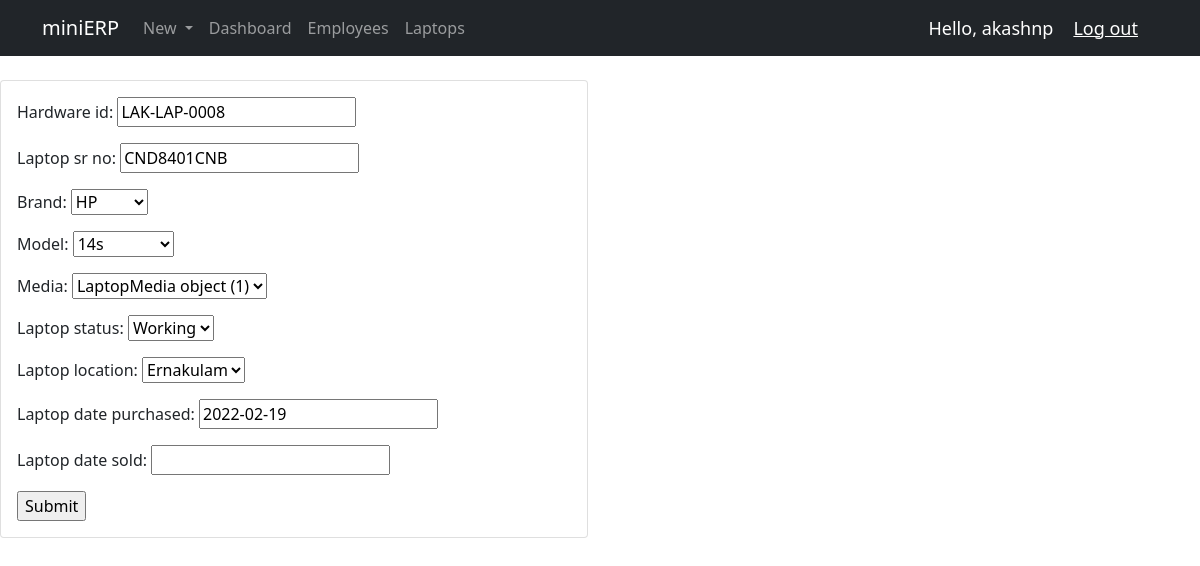
Before: /laptop_edit/22 (signed in) with the older database file.
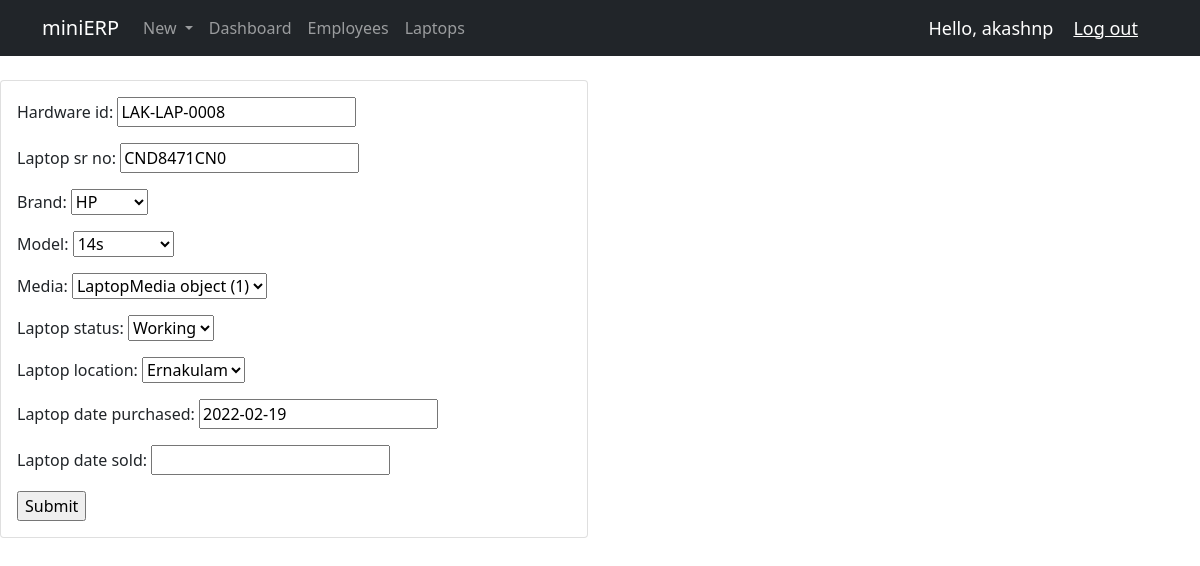
After: the same page with the newer database file.
### hardware/models.py (models this page shows, shortened)
class Laptop(models.Model):
    LAPTOP_STATUSES = (
        ('Working', 'Working'),
        ('Repair', 'Repair'),
        ('Replace', 'Replace'),
    )
    id = models.AutoField(primary_key=True, editable=False)
    hardware_id = models.CharField(max_length=50, null=True, default=None, blank=True, unique=True)
    laptop_sr_no = models.CharField(max_length=100, unique=True)
    brand = models.ForeignKey(LaptopBrand, null=True, on_delete=models.SET_NULL)
    model = models.ForeignKey(LaptopModel, null=True, on_delete=models.SET_NULL)
    media = models.ForeignKey(LaptopMedia, null=True, on_delete=models.SET_NULL)
    laptop_status = models.CharField(max_length=20, null=True, choices=LAPTOP_STATUSES)
    laptop_location = models.ForeignKey(Location, null=True, blank=False, on_delete=models.SET_NULL)
    laptop_date_purchased = models.DateField(null=True)
    laptop_date_sold = models.DateField(null=True, blank=True)
    laptop_date_created = models.DateField(auto_now_add=True)
    history = HistoricalRecords()

### hardware/decorators.py (the view)
        def wrapper_func(request, *args, **kwargs):
            group = None
            if request.user.groups.exists():
                group = request.user.groups.all()[0].name
            if group in allowed_roles:
                return view_func(request, *args, **kwargs)
            else:
                return HttpResponse("You are not authorized to view this page!")

### hardware/forms.py
class LaptopForm(ModelForm):
    class Meta:
        model = Laptop
        fields = '__all__'
        widgets = {
            'laptop_date_purchased': DateInput(),
            'laptop_date_sold': DateInput()
        }

### hardware/models.py (called while the page is built)
    def __str__(self):
        return self.location

    def __str__(self):
        return self.brand_name

    def __str__(self):
        return self.model_name

### hardware/views.py (called while the page is built)
@login_required(login_url='login')
@allowed_users(allowed_roles=['admin'])
def laptop_edit(request, pk):
    laptop = Laptop.objects.get(id=pk)
    form = LaptopForm(instance=laptop)
    if request.method == 'POST':
        form = LaptopForm(request.POST, instance=laptop)
        if form.is_valid():
            form.save()
            return redirect('/dash_laptops')
    context = {'form':form}
    return render(request, 'hardware/laptop_add.html', context)

### hardware/templates/hardware/laptop_add.html (shortened to what this page needs)
{% extends 'hardware/main.html' %}
{% block content %}
<div class="row">
    <div class="col-md-6">
        <div class="card card-body">
            <form action="" type="submit" method="POST" name="submit">
                {{form.as_p}}
                <input type="submit" name="Submit">
            </form>
</div>
{% endblock %}

Changed rows visible on the page:
changed Laptop "LAK-LAP-0008": laptop_sr_no "CND8401CNB" → "CND8471CN0"
